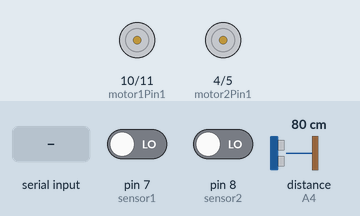
Simulated run of this sketch. Board: Arduino Uno, built with avr-gcc and run on an emulated ATmega328P. On the bench: motor-driver pin pairs drawn as motors (green arrow = first pin HIGH = forward, orange = second pin HIGH = backward, longer = more drive, scaled by the enable pin). Inputs (shaded band) come from the test bench; at power-on: pin 7 (sensor1) LOW, pin 8 (sensor2) LOW, distance to the obstacle (sensor on A4) 80 cm. The echo pulse lasts 58.3 µs per cm.

Above: at 1.2 s.
1.3 s: "l" received over Serial
At 2.5 s:
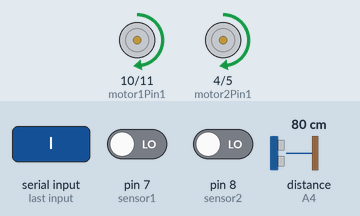
2.8 s: pin 7 (sensor1) driven HIGH
At 4.0 s:
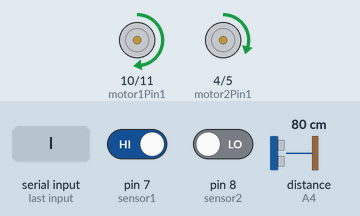
4.3 s: pin 8 (sensor2) driven HIGH
At 4.8 s:
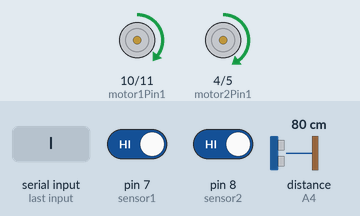
5.8 s: "b" received over Serial
At 6.6 s:
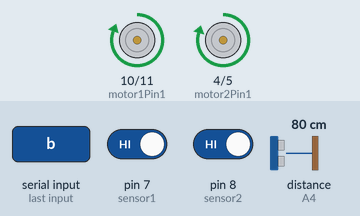
7.3 s: "B" received over Serial
At 8.5 s:
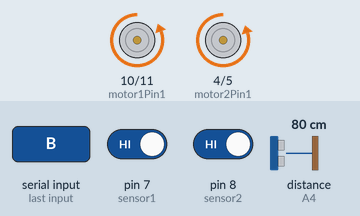
8.8 s: "L" received over Serial
At 9.6 s:
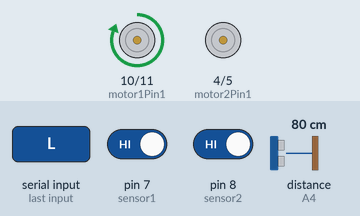
Timing chart, 0 to 11.3 s (numbered marks = the images above; inputs shaded):
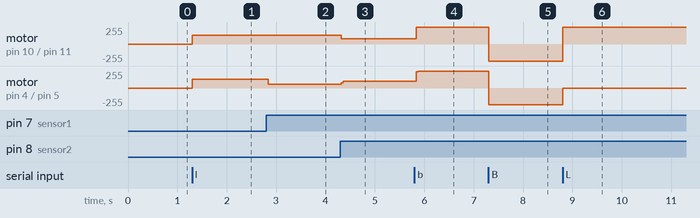

The sketch:

control_reboot_from_3_modes_blue1.ino
```cpp
const int motor1speed = 9;
const int motor1Pin1 = 10;
const int motor1Pin2 = 11;
const int motor2speed = 3;
const int motor2Pin1 = 4;
const int motor2Pin2 = 5;
const int sensor1 = 7 ;
const int sensor2 = 8;
const int trig = A5;
const int echo = A4;
char reading;
int sp = 128 ;
long int t ;
long int d ;

void setup() {
  pinMode(motor1Pin1, OUTPUT);
  pinMode(motor1speed, OUTPUT);
  pinMode(motor1Pin2, OUTPUT);
  pinMode(motor2speed, OUTPUT);
  pinMode(motor2Pin1, OUTPUT);
  pinMode(motor2Pin2, OUTPUT);
  pinMode(sensor1, INPUT);
  pinMode(sensor2, INPUT);
  pinMode(echo, INPUT);
  pinMode(trig, OUTPUT);
  Serial.begin(9600);
}
void loop() {
  if (Serial.available() > 0) {reading = Serial.read();}
  if (reading =='l'){
      analogWrite(motor1speed,sp);
      digitalWrite(motor1Pin1, HIGH);
      digitalWrite(motor1Pin2, LOW);
      analogWrite(motor2speed,sp);
      digitalWrite(motor2Pin1, HIGH);
      digitalWrite(motor2Pin2, LOW);

   if(digitalRead(sensor1)==1){
      analogWrite(motor1speed,sp);
      digitalWrite(motor1Pin1, HIGH);
      digitalWrite(motor1Pin2, LOW);
      analogWrite(motor2speed,0);}

    if (digitalRead(sensor2)==1){
      analogWrite(motor1speed,0);
      analogWrite(motor2speed,sp);
      digitalWrite(motor2Pin1, HIGH);
      digitalWrite(motor2Pin2, LOW);}
      }

  else if(reading=='b') {
      analogWrite(motor1speed,SP);
      digitalWrite(motor1Pin1, HIGH);
      digitalWrite(motor1Pin2, LOW);
      analogWrite(motor2speed,SP);
      digitalWrite(motor2Pin1, HIGH);
      digitalWrite(motor2Pin2, LOW);

      digitalWrite(trig,LOW);
      delayMicroseconds(2);
      digitalWrite(trig, HIGH);
      delayMicroseconds(10);
      digitalWrite(trig, LOW);
      t = pulseIn (echo,HIGH);
      d = 0.0343*t/2;
    if (d<=30){
      analogWrite(motor1speed,SP);
      digitalWrite(motor1Pin1, LOW);
      digitalWrite(motor1Pin2, HIGH);
      analogWrite(motor2speed,SP);
      digitalWrite(motor2Pin1, LOW);
      digitalWrite(motor2Pin2, HIGH);
      delay(500);
      analogWrite(motor1speed,0);
      analogWrite(motor2speed,SP);
      digitalWrite(motor2Pin1, HIGH);
      digitalWrite(motor2Pin2, LOW);
      delay(500);}
  }

 else {

  switch(reading) {
    case 'F':
      analogWrite(motor1speed,SP);
      digitalWrite(motor1Pin1, HIGH);
      digitalWrite(motor1Pin2, LOW);
      analogWrite(motor2speed,SP);
      digitalWrite(motor2Pin1, HIGH);
      digitalWrite(motor2Pin2, LOW);
      break;
    case 'B':
      analogWrite(motor1speed,SP);
      digitalWrite(motor1Pin1, LOW);
      digitalWrite(motor1Pin2, HIGH);
      analogWrite(motor2speed,SP);
      digitalWrite(motor2Pin1, LOW);
      digitalWrite(motor2Pin2, HIGH);
      break;
    case 'L':
      analogWrite(motor1speed,SP);
      digitalWrite(motor1Pin1, HIGH);
      digitalWrite(motor1Pin2, LOW);
      analogWrite(motor2speed,0);
      digitalWrite(motor2Pin1, HIGH);
      digitalWrite(motor2Pin2, LOW);
      break;
    case 'R':
      analogWrite(motor1speed,0);
      digitalWrite(motor1Pin1, HIGH);
      digitalWrite(motor1Pin2, LOW);
      analogWrite(motor2speed,SP);
      digitalWrite(motor2Pin1, HIGH);
      digitalWrite(motor2Pin2, LOW);
      break;
    case 'S':
      analogWrite(motor1speed,0);
      analogWrite(motor2speed,0);
      break;
  }}
  }
```

Measured:
- after the input at 1.3 s, motor on pin 10 (motor1Pin1) / pin 11 (motor1Pin2), motor on pin 4 (motor2Pin1) / pin 5 (motor2Pin2): stopped → forward 128/255 at once
- after the input at 2.8 s, motor on pin 4 (motor2Pin1) / pin 5 (motor2Pin2): forward 128/255 → forward 59/255 at once
- after the input at 4.3 s, motor on pin 10 (motor1Pin1) / pin 11 (motor1Pin2): forward 128/255 → forward 81/255 at once; motor on pin 4 (motor2Pin1) / pin 5 (motor2Pin2): forward 59/255 → forward 99/255 at once
- after the input at 5.8 s, motor on pin 10 (motor1Pin1) / pin 11 (motor1Pin2): forward 81/255 → forward 255/255 at once; motor on pin 4 (motor2Pin1) / pin 5 (motor2Pin2): forward 99/255 → forward 251/255 at once
- after the input at 7.3 s, motor on pin 10 (motor1Pin1) / pin 11 (motor1Pin2): forward 255/255 → backward 255/255 at once; motor on pin 4 (motor2Pin1) / pin 5 (motor2Pin2): forward 251/255 → backward 251/255 at once
- after the input at 8.8 s, motor on pin 10 (motor1Pin1) / pin 11 (motor1Pin2): backward 255/255 → forward 255/255 at once; motor on pin 4 (motor2Pin1) / pin 5 (motor2Pin2): backward 251/255 → stopped at once
